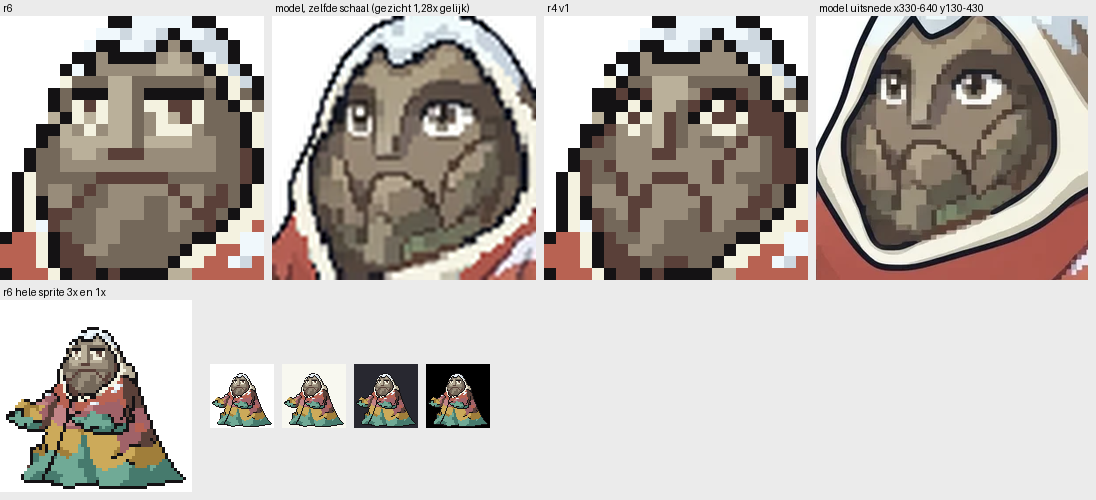

Recreate this plot in Python.
# vel r6: hoofd 12x: r6 | model (zelfde schaal, gezicht gelijk 1,28x, niet uitgerekt) | r4 v1 | modeluitsnede x330-640 y130-430; hele sprite 3x en 1x
import sys; sys.path.insert(0,'r2'); from gemeen import *; from PIL import Image, ImageDraw
PAL3=list(PAL); PAL3[2]=(90,64,57); PAL3[7]=(194,132,134); PAL3[9]=(160,98,104); MY,MX=-21,-2
def rgb(o,bg=(255,255,255)): return Image.fromarray(np.array([[bg if v==0 else PAL3[v] for v in r] for r in o],np.uint8))
o=np.load('r6/pachamama_r6.npy'); r4=np.load('r4/pachamama_r4.npy')
y0,y1,x0,x1=10,32,18,40; S=12; W,H=(x1-x0)*S,(y1-y0)*S
mg=Image.open('r4/natief_g2.png').convert('RGB').crop((MX+3*x0,MY+3*y0,MX+3*x1,MY+3*y1)).resize((W,H),Image.LANCZOS)
uit=Image.open('../referenties/gemini_gekozen_r7.png').convert('RGB').crop((330,130,640,430)); uit=uit.resize((int(uit.width*H/uit.height),H),Image.LANCZOS)
K=[('r6',rgb(o[y0:y1,x0:x1]).resize((W,H),Image.NEAREST)),('model, zelfde schaal (gezicht 1,28x gelijk)',mg),('r4 v1',rgb(r4[y0:y1,x0:x1]).resize((W,H),Image.NEAREST)),('model uitsnede x330-640 y130-430',uit)]
tw=sum(im.width+8 for _,im in K); vel=Image.new('RGB',(max(tw,700),16+H+20+200),(235,235,235)); d=ImageDraw.Draw(vel); x=0
for t,im in K: vel.paste(im,(x,16)); d.text((x+3,2),t,fill=0); x+=im.width+8
y2=16+H+20; d.text((3,y2-14),'r6 hele sprite 3x en 1x',fill=0)
vel.paste(rgb(o).resize((192,192),Image.NEAREST),(0,y2))
for i,bg in enumerate(((255,255,255),(248,248,240),(40,40,48),(0,0,0))): vel.paste(rgb(o,bg),(210+i*72,y2+64))
vel.save('r6/vel.png'); print(vel.size)
